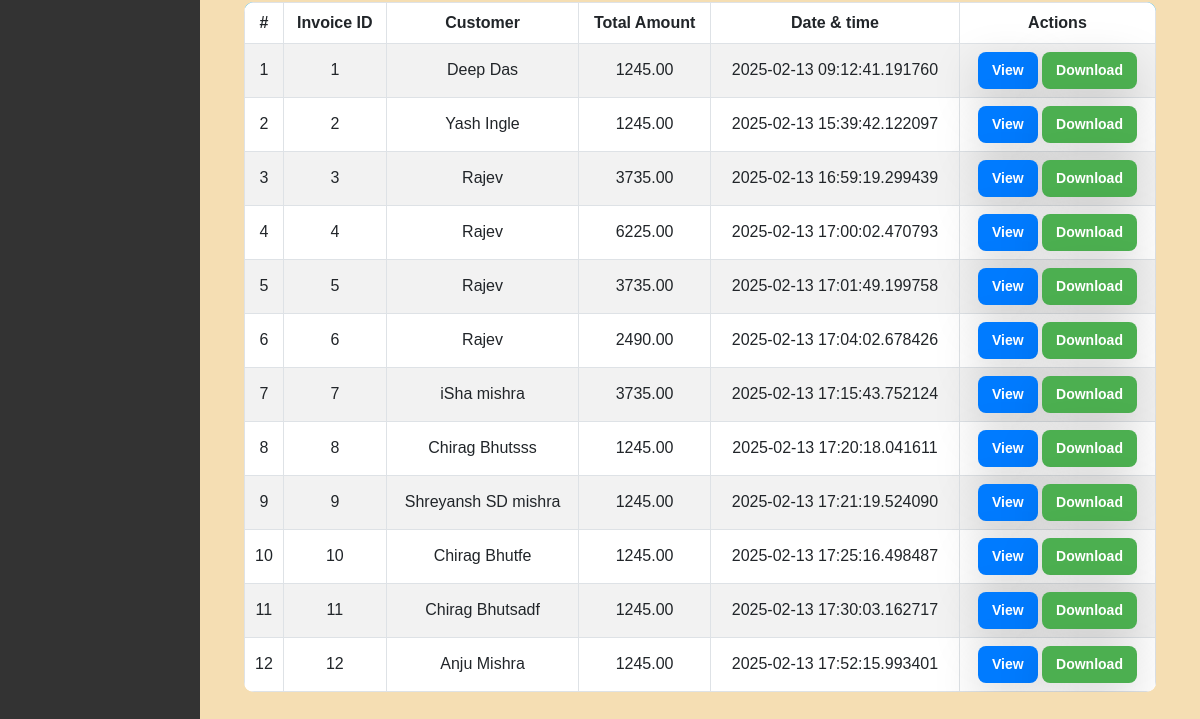
Page /admin_page (lower part) on the earlier database version.
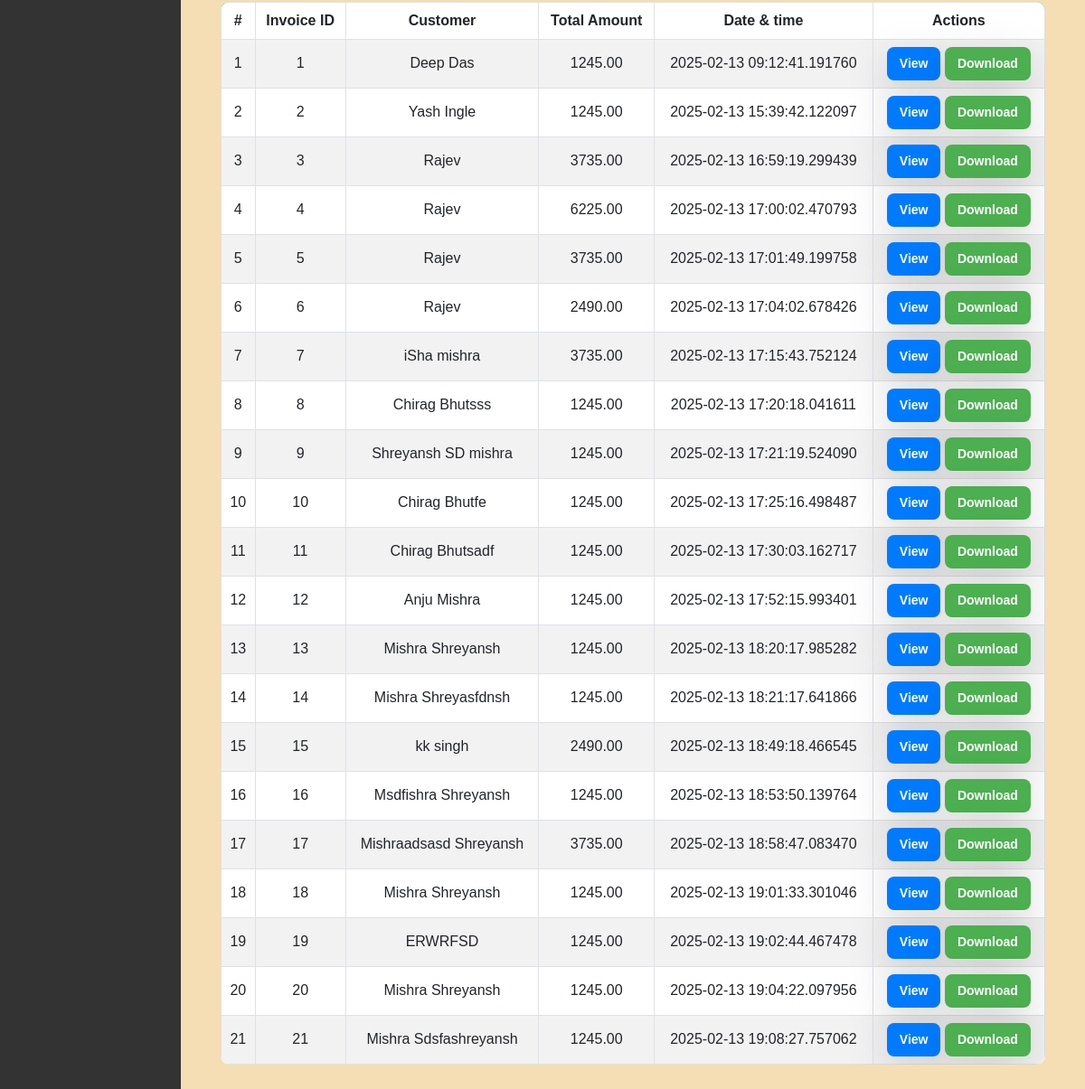
Same page on the later database version.
### db.py (models this page shows)
class Invoice(Base):
    __tablename__ = 'invoices'
    invoice_id = Column(Integer, primary_key=True)
    customer_id = Column(Integer, ForeignKey('customers.customer_id'), nullable=False)
    invoice_date = Column(DateTime, default=datetime.utcnow)
    total_amount = Column(DECIMAL(10, 2), nullable=False)
    customer = relationship('Customer', back_populates='invoices')
    invoice_items = relationship('InvoiceItem', back_populates='invoice')

class Customer(Base):
    __tablename__ = 'customers'
    customer_id = Column(Integer, primary_key=True)
    username = Column(String(50), nullable=False)
    city = Column(String(50),  nullable=False)
    state = Column(String(50), nullable=False)
    address = Column(String(100), nullable=False)
    email = Column(String(100), unique=True, nullable=False)
    zip = Column(String(100), nullable=False)
    invoices = relationship('Invoice', back_populates='customer')

### app.py (the view)
@app.route('/admin_page')
def admin():
    all_reviews = session.query(Review).all()
    all_products = session.query(Product).all()
    all_invoice = session.query(Invoice).join(Invoice.customer).all()
    all_invoice_item = session.query(InvoiceItem).all()
    return render_template('admin.html', all_reviews=all_reviews,all_products = all_products,all_invoice = all_invoice)

### templates/admin.html (shortened to what this page needs)
<!DOCTYPE html>
<html lang="en">
<head>
    <link href="https://cdn.jsdelivr.net/npm/bootstrap@5.3.0/dist/css/bootstrap.min.css" rel="stylesheet">
</head>
<body>
    <div class="container-fluid">
        <div class="row">
            <nav class="col-md-2 sidebar d-flex flex-column">
                <br>
                <br>
                <br>
            </nav>
            <main class="col-md-10 content fade-in">
                <section id="product-management" class="container my-5">
                    <section id="invoice-management" class="container mt-5">
                            <table class="table table-striped table-hover table-bordered">
                                <thead class="bg-info text-white">
                                    <tr>
                                        <th>#</th>
                                        <th>Invoice ID</th>
                                        <th>Customer</th>
                                        <th>Total Amount</th>
                                        <th>Date & time</th>
                                        <th>Actions</th>
                                    </tr>
                                </thead>
                                <tbody>
                                  {% for invoice in all_invoice %}
                                  <tr class="table-row-hover">
                                    <td>{{loop.index}}</td>
                                    <td>{{invoice.invoice_id}}</td>
                                    <td>{{invoice.customer.username}}</td>
                                    <td>{{invoice.total_amount}}</td>
                                    <td>{{invoice.invoice_date}}</td>
                                    <td>
                                        <button
                                            class="btn btn-primary btn-sm shadow-lg transform-hover">View</button>
                                        <button
                                            class="btn btn-success btn-sm shadow-lg transform-hover">Download</button>
                                    </td>
                                </tr>
                                  {% endfor %}
                                </tbody>
                            </table>
                        </div>
        </div>
</body>
</html>

### templates/admin.html (style rules this page uses)
body { background-color: wheat; font-family: 'Arial', sans-serif; }
.sidebar { min-height: 100vh; background-color: #333333; color: white; }
.content { padding: 20px; }
.fade-in { animation: fadeIn 1s ease-in-out; }
.table th, .table td { vertical-align: middle; }
button { transition: transform 0.2s ease; }
table { width: 100%; border-collapse: collapse; margin-bottom: 2rem; }
th, td { padding: 1rem; text-align: left; border-bottom: 1px solid #ddd; }
th { background-color: #374151; color: #fff; }
.btn { padding: 0.5rem 1rem; background-color: #4CAF50; color: white; border: none; cursor: pointer; border-radius: 0.25rem; transition: background-color 0.3s; }
.table th, .table td { vertical-align: middle; text-align: center; }
.table td button { transition: box-shadow 0.3s ease; }
.btn-primary { background-color: #008080; border-color: #001F3F; }
.table { border-radius: 10px; overflow: hidden; background: white; }
.table thead tr { background-color: #0288d1; color: white; font-weight: bold; }
.table tbody tr { background-color: #ffffff; transition: all 0.3s ease-in-out; }
.btn { font-weight: 600; padding: 8px 14px; border-radius: 8px; transition: all 0.3s ease-in-out; }
.btn-primary { background: #007bff; border: none; }
.d-flex { gap: 10px; align-items: center; }

Differences in the rows shown:
added Invoice: invoice_id "13", customer.username "Mishra Shreyansh", total_amount "1245.00", invoice_date "2025-02-13 18:20:17.985282"
added Invoice: invoice_id "14", customer.username "Mishra Shreyasfdnsh", total_amount "1245.00", invoice_date "2025-02-13 18:21:17.641866"
added Invoice: invoice_id "15", customer.username "kk singh", total_amount "2490.00", invoice_date "2025-02-13 18:49:18.466545"
added Invoice: invoice_id "16", customer.username "Msdfishra Shreyansh", total_amount "1245.00", invoice_date "2025-02-13 18:53:50.139764"
added Invoice: invoice_id "17", customer.username "Mishraadsasd Shreyansh", total_amount "3735.00", invoice_date "2025-02-13 18:58:47.083470"
added Invoice: invoice_id "18", customer.username "Mishra Shreyansh", total_amount "1245.00", invoice_date "2025-02-13 19:01:33.301046"
added Invoice: invoice_id "19", customer.username "ERWRFSD", total_amount "1245.00", invoice_date "2025-02-13 19:02:44.467478"
added Invoice: invoice_id "20", customer.username "Mishra Shreyansh", total_amount "1245.00", invoice_date "2025-02-13 19:04:22.097956"
added Invoice: invoice_id "21", customer.username "Mishra Sdsfashreyansh", total_amount "1245.00", invoice_date "2025-02-13 19:08:27.757062"
